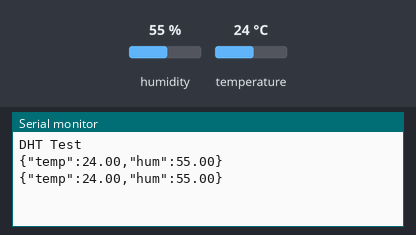
Bench run of a sketch on a simulated ESP8266 (NodeMCU). Shown: the last lines printed to the serial monitor. The inputs (shaded band) are chosen by the test bench; at power-on: humidity 55 %, temperature 24 °C.

Above: at 4.8 s.
4.9 s: humidity set to 22 %
At 7.3 s:
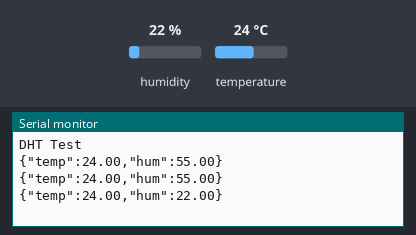
7.9 s: temperature set to 12 °C
At 8.5 s:
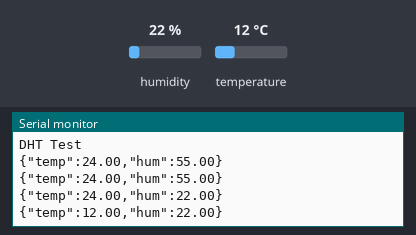
10.9 s: humidity set to 40 %
At 13.2 s:
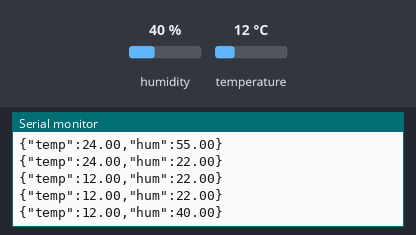
Timing chart, 0 to 14.7 s (numbered marks = the images above; inputs shaded):
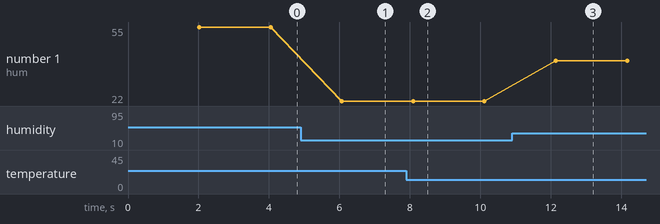

The sketch:

ESP8266-DHT.ino
```cpp
#include <Arduino.h>
#include <ESP8266WiFi.h>
#include <Adafruit_Sensor.h>
#include <SPI.h>
#include <Wire.h>
#include <DHT.h>

#define DHTPIN D5
#define DHTTYPE DHT11

DHT dht(DHTPIN, DHTTYPE);


void setup() {
  Serial.begin(115200);
  Serial.println(F("DHT Test"));

  dht.begin();
}

void loop() {
  delay(2000);

  float rotubat = dht.readHumidity();
  float dama = dht.readTemperature();
  float damaFahrenheit = dht.readTemperature(true);
  if (isnan(rotubat) || isnan(dama) || isnan(damaFahrenheit)){
    Serial.println(" Failed to read from DHT");
    return;
  }
  float heatIndexFahrenheit = dht.computeHeatIndex(damaFahrenheit, rotubat);
  float heatIndexCelsius = dht.computeHeatIndex(dama,rotubat,false);
/*
  Serial.print(F("Humidity: "));
  Serial.print(rotubat);
  Serial.print(F("% Temperature: "));
  Serial.print(dama);
  Serial.print(F("°C "));
  Serial.print(damaFahrenheit);
  Serial.print(F("°F  Heat index: "));
  Serial.print(heatIndexCelsius);
  Serial.print(F("°C "));
  Serial.print(heatIndexFahrenheit);
  Serial.println(F("°F"));
*/

  Serial.print("{\"temp\":");
  Serial.print(dama);
  Serial.print(",\"hum\":");
  Serial.print(rotubat);
  Serial.print("}\n");

}
```

Measured:
- after the input at 4.9 s, the serial monitor: prints a new line after 1.2 s (image 1)
- after the input at 7.9 s, the serial monitor: prints a new line after 0.19 s (image 2)
- after the input at 10.9 s, the serial monitor: prints a new line after 1.2 s (image 3)
- plotted number 1: 55 → 22 after the input at 4.9 s, 22 → 40 after the input at 10.9 s
